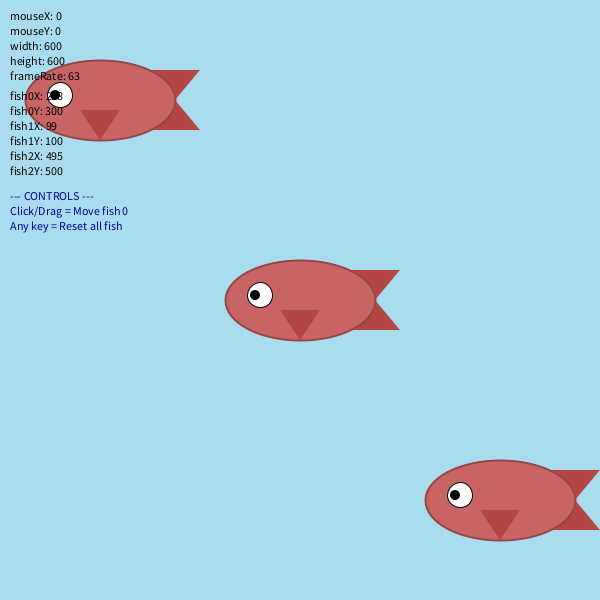
Frame 1 (no input)
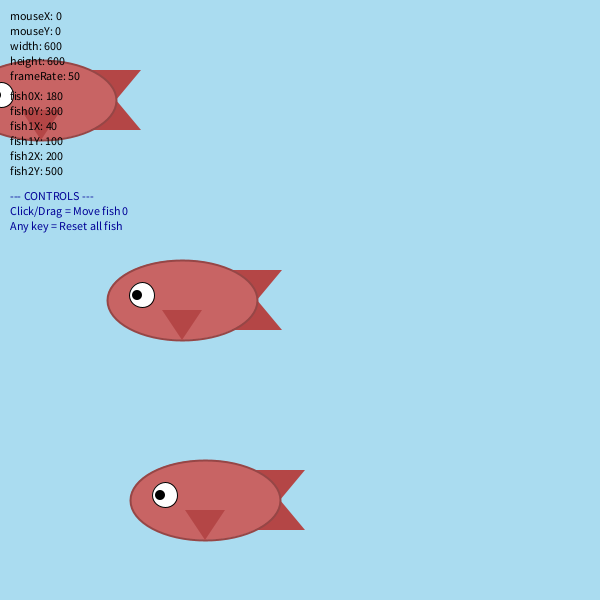
Frame 60 (the mouse pressed at the canvas centre just before this capture)
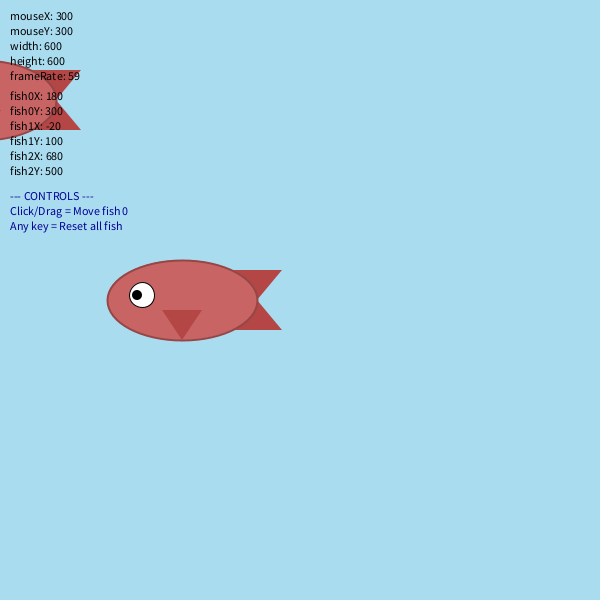
Frame 120 (the mouse held since frame 60 and released just before this capture)

The Processing sketch that drew these frames (run headless with seeded random() and noise(); from frame 60 on, the mouse is pressed at the canvas centre):

// Processing sketch: Day_8_Demo
// ── Day_8_Demo.pde
// Fish Demo - void functions with INTERACTIVITY (no conditionals)
// --- CUSTOM VARIABLES ---
float fish0X;
float fish0Y;
float speed0 = 2;
float fish1X;
float fish1Y;
float speed1 = 1;
float fish2X;
float fish2Y;
float speed2 = 5;

void setup() {
  size(600, 600);
  // Initialize first fish
  fish0X = width / 2;
  fish0Y = height / 2;
  // Initialize second fish
  fish1X = 100;
  fish1Y = 100;
  // Initialize third fish
  fish2X = 500;
  fish2Y = 500;
}

void draw() {
  background(170, 220, 240);
  
  // --- DRAW THE FISH using variables ---
  drawFish(fish0X, fish0Y);
  drawFish(fish1X, fish1Y);
  drawFish(fish2X, fish2Y);
  
  // --- MOVE THE FISH using a function ---
  fish0X = updateXPos(fish0X, speed0);
  fish1X = updateXPos(fish1X, speed1);
  fish2X = updateXPos(fish2X, speed2);
  
  // --- DISPLAY BUILT-IN VARIABLES ---
  displayInfo();
}

// =============================================
// INTERACTIVITY FUNCTIONS
// =============================================

// mousePressed() runs ONCE when mouse button is clicked
void mousePressed() {
  // Move fish0 to where you clicked
  fish0X = mouseX;
  fish0Y = mouseY;
}

// mouseDragged() runs repeatedly while mouse is pressed AND moving
void mouseDragged() {
  // Drag fish0 around
  fish0X = mouseX;
  fish0Y = mouseY;
}

// keyPressed() runs ONCE when ANY key is pressed
void keyPressed() {
  // Reset all fish to starting positions
  fish0X = width / 2;
  fish0Y = height / 2;
  fish1X = 100;
  fish1Y = 100;
  fish2X = 500;
  fish2Y = 500;
}

// Function to draw fish
void drawFish(float x, float y) {
  // --- TAIL FIN ---
  fill(180, 70, 70);
  noStroke();
  triangle(x + 100, y - 30,
    x + 50, y - 30,
    x + 50, y + 30);
  triangle(x + 100, y + 30,
    x + 50, y - 30,
    x + 50, y + 30);
  // --- FISH BODY ---
  fill(200, 100, 100);
  stroke(150, 70, 70);
  strokeWeight(2);
  ellipse(x, y, 150, 80);
  // --- SIDE FIN ---
  fill(180, 70, 70);
  noStroke();
  triangle(x, y + 40,
    x - 20, y + 10,
    x + 20, y + 10);
  // --- EYE ---
  fill(255);
  stroke(0);
  strokeWeight(1);
  ellipse(x - 40, y - 5, 25, 25);
  fill(0);
  noStroke();
  ellipse(x - 45, y - 5, 10, 10);
}

float updateXPos(float x, float speed) {
  x -= speed;
  if (x < -75) {
    x = width + 100;
  }
  return x;
}

// Function to display variable information
void displayInfo() {
  fill(0);
  textSize(12);
  textAlign(LEFT);
  // Show built-in variables
  text("mouseX: " + mouseX, 10, 20);
  text("mouseY: " + mouseY, 10, 35);
  text("width: " + width, 10, 50);
  text("height: " + height, 10, 65);
  text("frameRate: " + int(frameRate), 10, 80);
  // Show our custom variables
  text("fish0X: " + int(fish0X), 10, 100);
  text("fish0Y: " + int(fish0Y), 10, 115);
  text("fish1X: " + int(fish1X), 10, 130);
  text("fish1Y: " + int(fish1Y), 10, 145);
  text("fish2X: " + int(fish2X), 10, 160);
  text("fish2Y: " + int(fish2Y), 10, 175);
  
  // Show controls
  fill(0, 0, 150);
  text("--- CONTROLS ---", 10, 200);
  text("Click/Drag = Move fish 0", 10, 215);
  text("Any key = Reset all fish", 10, 230);
}
